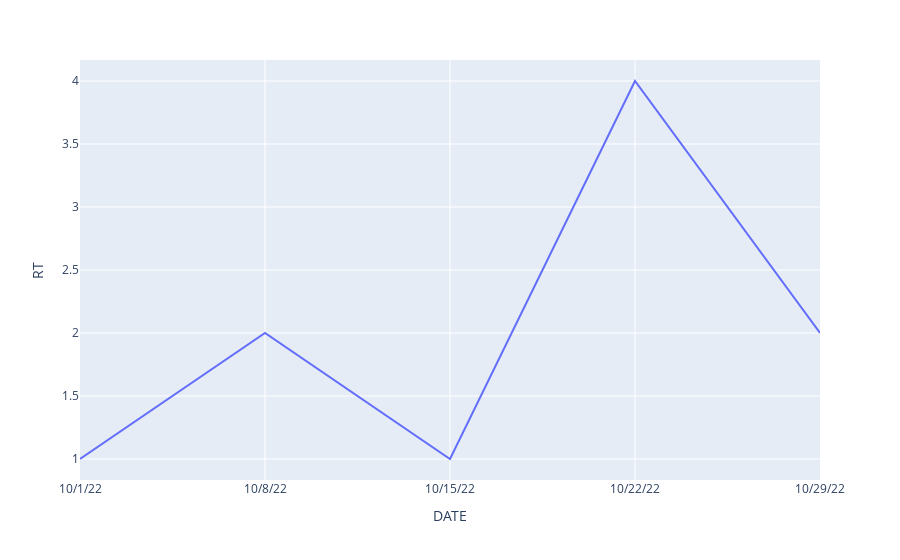
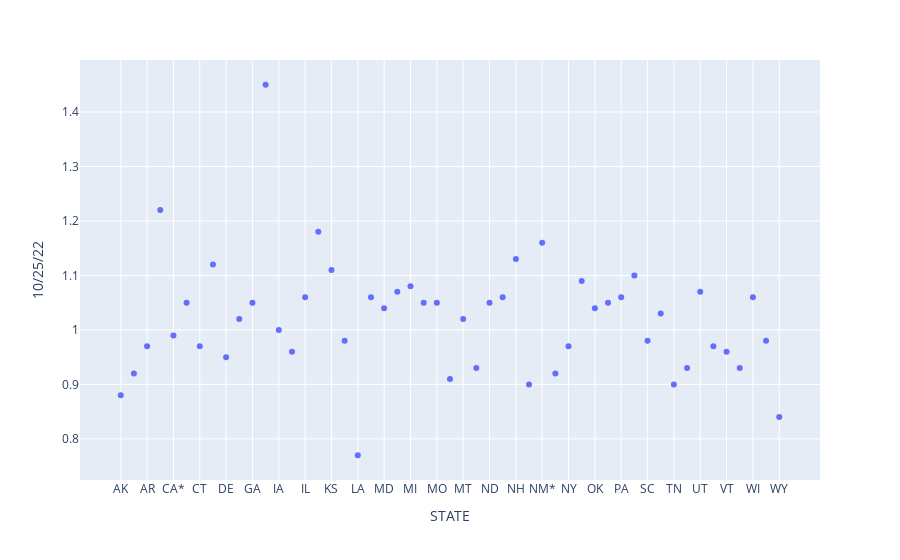

These figures' notebook cell, in order:
### Code cell
from dash import dcc
import plotly.express as px
dff=pd.read_csv('data/statert.csv')
dfg=pd.read_csv('data/test.csv')
df = px.data.iris()  # iris is a pandas DataFrame
fig = px.line(dfg, x="DATE", y="RT")
figg=px.scatter(dff, x="STATE", y="10/25/22")

fig.show()
figg.show()

### Figure 1 — Plotly figure (JSON) as saved in the notebook; plotly's stock layout.template omitted (floating-point values rounded to 4 significant figures)
{"data": [{"hovertemplate": "DATE=%{x}<br>RT=%{y}<extra></extra>", "legendgroup": "", "line": {"color": "#636efa", "dash": "solid"}, "marker": {"symbol": "circle"}, "mode": "lines", "name": "", "orientation": "v", "showlegend": false, "type": "scatter", "x": ["10/1/22", "10/8/22", "10/15/22", "10/22/22", "10/29/22"], "xaxis": "x", "y": [1, 2, 1, 4, 2], "yaxis": "y"}], "layout": {"legend": {"tracegroupgap": 0}, "margin": {"t": 60}, "xaxis": {"anchor": "y", "domain": [0, 1], "title": {"text": "DATE"}}, "yaxis": {"anchor": "x", "domain": [0, 1], "title": {"text": "RT"}}}}

### Figure 2 — Plotly figure (JSON) as saved in the notebook; plotly's stock layout.template omitted (floating-point values rounded to 4 significant figures)
{"data": [{"hovertemplate": "STATE=%{x}<br>10/25/22=%{y}<extra></extra>", "legendgroup": "", "marker": {"color": "#636efa", "symbol": "circle"}, "mode": "markers", "name": "", "orientation": "v", "showlegend": false, "type": "scatter", "x": ["AK", "AL", "AR", "AZ*", "CA*", "CO*", "CT", "DC", "DE", "FL", "GA", "HI", "IA", "ID", "IL", "IN", "KS", "KY", "LA", "MA", "MD", "ME", "MI", "MN", "MO", "MS", "MT", "NC", "ND", "NE", "NH", "NJ", "NM*", "NV", "NY", "OH", "OK", "OR*", "PA", "RI", "SC", "SD", "TN", "TX", "UT", "VA", "VT", "WA", "WI", "WV", "WY", null], "xaxis": "x", "y": [0.88, 0.92, 0.97, 1.22, 0.99, 1.05, 0.97, 1.12, 0.95, 1.02, 1.05, 1.45, 1, 0.96, 1.06, 1.18, 1.11, 0.98, 0.77, 1.06, 1.04, 1.07, 1.08, 1.05, 1.05, 0.91, 1.02, 0.93, 1.05, 1.06, 1.13, 0.9, 1.16, 0.92, 0.97, 1.09, 1.04, 1.05, 1.06, 1.1, 0.98, 1.03, 0.9, 0.93, 1.07, 0.97, 0.96, 0.93, 1.06, 0.98, 0.84, null], "yaxis": "y"}], "layout": {"legend": {"tracegroupgap": 0}, "margin": {"t": 60}, "xaxis": {"anchor": "y", "domain": [0, 1], "title": {"text": "STATE"}}, "yaxis": {"anchor": "x", "domain": [0, 1], "title": {"text": "10/25/22"}}}}
